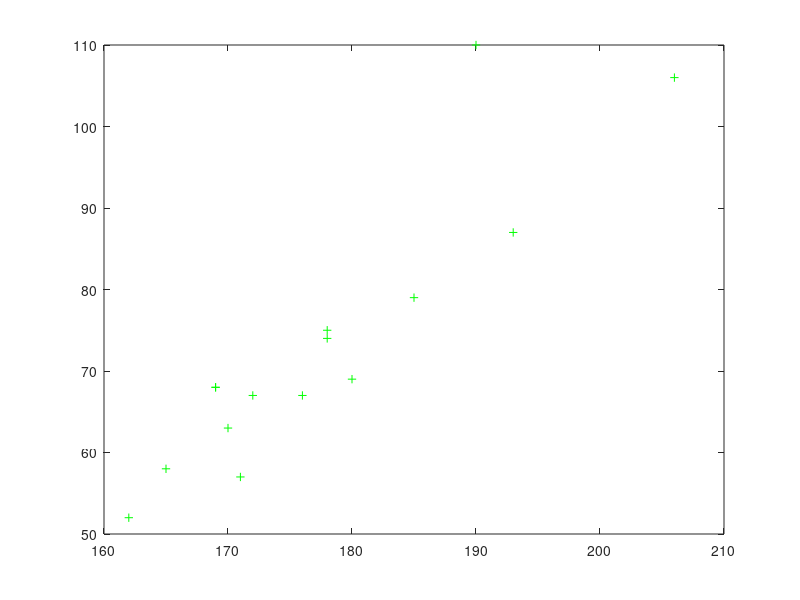

Here is the MATLAB script that generated this plot: (Note: this script raises an error after producing the figure.)
load TeamGB.mat
lengte
gewicht
L1=lengte(1:15,1);
L2=lengte(1:15,2);
L3=lengte(1:15,3);
L4=lengte(1:15,4);
L5=lengte(1:15,5);
G1=gewicht(1:15,1);
G2=gewicht(1:15,2);
G3=gewicht(1:15,3);
G4=gewicht(1:15,4);
G5=gewicht(1:15,5);
p1=plot(L1,G1,'r*')
p2=plot(L2,G2,'b*')
p3=plot(L3,G3,'g*')
p4=plot(L4,G4,'ro')
p5=plot(L5,G5,'g+')
lmod1=LinearModel.fit(L1,G1); %beter: lmod1=fitlm(L1,G1)
lmod2=LinearModel.fit(L2,G2);
lmod3=LinearModel.fit(L3,G3);
lmod4=LinearModel.fit(L4,G4);
lmod5=LinearModel.fit(L5,G5);
p1=plot(lmod1)    % of duidelijker...plotAdded
pa1=plotAdded(lmod1)
pa2=plotAdded(lmod2)
pa3=plotAdded(lmod3)
pa4=plotAdded(lmod4)
pa5=plotAdded(lmod5)
c1=predint(fit(L1,G1,'poly1'),170,0.95) %prediction
c2=predint(fit(L2,G2,'poly1'),170,0.95) %prediction
c3=predint(fit(L3,G3,'poly1'),170,0.95) %prediction
c4=predint(fit(L4,G4,'poly1'),170,0.95) %prediction
c5=predint(fit(L5,G5,'poly1'),170,0.95) %prediction



